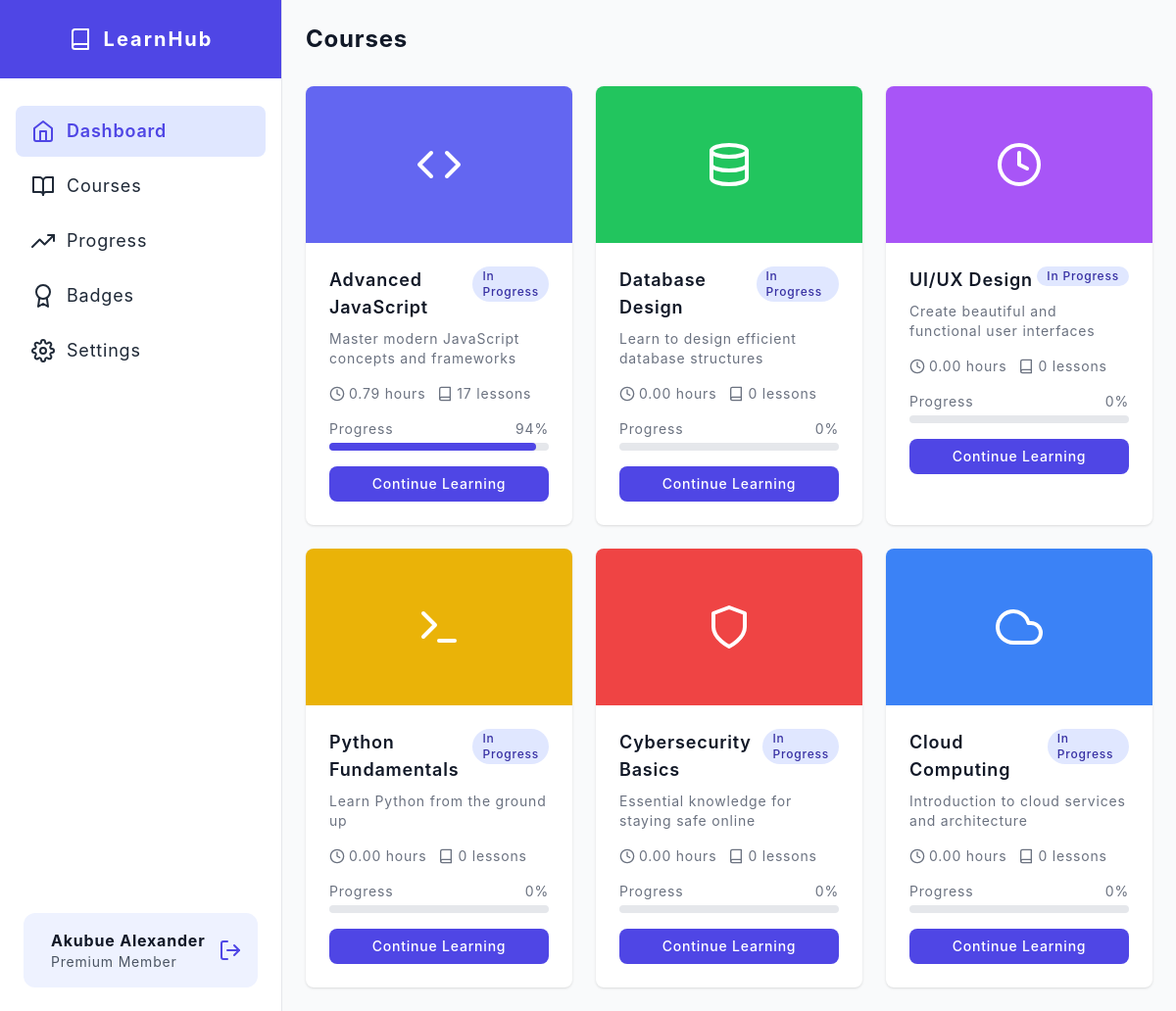
Page /course.php (signed in) on the committed database.
### tables this page shows
CREATE TABLE IF NOT EXISTS `user` (
  `id` int NOT NULL AUTO_INCREMENT,
  `fullName` varchar(45) NOT NULL,
  `email` varchar(45) NOT NULL,
  `pass` varchar(35) NOT NULL,
  `createdAt` timestamp NOT NULL DEFAULT CURRENT_TIMESTAMP,
  `otp` int NOT NULL,
  `verifiedStatus` tinyint NOT NULL DEFAULT '0',
  PRIMARY KEY (`id`),
  UNIQUE KEY `email` (`email`)
);

CREATE TABLE IF NOT EXISTS `course` (
  `id` int NOT NULL AUTO_INCREMENT,
  `title` varchar(25) NOT NULL,
  `des` text NOT NULL,
  `createdAt` timestamp NOT NULL DEFAULT CURRENT_TIMESTAMP,
  `icon` varchar(15) NOT NULL,
  `bg` varchar(15) NOT NULL,
  `level` varchar(25) NOT NULL,
  PRIMARY KEY (`id`)
);

### course.php (the view, shortened to what this page needs)
<?php
    include_once 'inc/database.php';
   $sql = "SELECT * FROM course";
    $stmt = $pdo->prepare($sql);
    $stmt->execute();
    $rows = $stmt->fetchAll();
include_once 'inc/head.php';
?>
<body class="bg-gray-50 h-screen overflow-hidden">
    <div class="flex h-full">
        <?php include_once 'inc/sidebar.php'; ?>
        <div class="flex flex-col flex-1 overflow-hidden">
            <div class="flex-1 overflow-auto p-6">
                <div class="max-w-7xl mx-auto">
                    <div class="flex flex-col md:flex-row md:items-center md:justify-between mb-8">
                        <h1 class="text-2xl font-bold text-gray-900">Courses</h1>
                    </div>
                    <div class="grid grid-cols-1 md:grid-cols-2 lg:grid-cols-3 gap-6">
                        <?php foreach($rows as $row):
                         $courseId = $row -> id;
                            $sql = "SELECT COUNT(*) AS lessonCount FROM lesson
                                    INNER JOIN section ON lesson.sectionId = section.id
                                    WHERE section.courseId = :courseId";
                            $stmt = $pdo->prepare($sql);
                            $stmt->bindParam(':courseId', $courseId);
                            $stmt->execute();
                            $lessonData = $stmt->fetchColumn();
                            $sqlTime = "SELECT ROUND(
                            IFNULL(SUM(TIME_TO_SEC(STR_TO_DATE(duration, '%i:%s'))) / 3600, 0), 2
                            ) AS totalHours
                            FROM lesson
                            INNER JOIN section ON lesson.sectionId = section.id
                            WHERE section.courseId = :courseId";
                                            $stmtTime = $pdo->prepare($sqlTime);
                            $stmtTime->bindParam(':courseId', $courseId);
                            $stmtTime->execute();
                            $totalDuration = $stmtTime->fetchColumn();
                            $sqlP = "SELECT COUNT(*)
                            FROM progress
                            WHERE courseId = :courseId
                            AND userId = :userId";
                        $stmtP = $pdo->prepare($sqlP);
                        $stmtP->execute([
                            ':courseId' => $courseId,
                            ':userId'   => $userId
                        ]);
                        $lessonP = $stmtP->fetchColumn();
                        if ($lessonData == 0) {
                        $percentage = 0;
                        } else {
                        $percentage = round(($lessonP / $lessonData) * 100);
                        }
                        ?>
                        <div class="bg-white rounded-lg shadow overflow-hidden">
                            <div class="h-40 <?php echo $row -> bg ?> flex items-center justify-center">
                                <i data-feather="<?php echo $row -> icon ?>" class="text-white w-12 h-12"></i>
                            </div>
                            <div class="p-6">
                                <div class="flex justify-between items-start">
                                    <h3 class="text-lg font-semibold text-gray-900 mb-2"><?php echo $row -> title ?>
                                    </h3>
                                    <span
                                        class="inline-flex items-center px-2.5 py-0.5 rounded-full text-xs font-medium bg-indigo-100 text-indigo-800">
                                        In Progress
                                    </span>
                                </div>
                                <p class="text-sm text-gray-500 mb-4"><?php echo $row -> des ?></p>
                                <div class="flex items-center text-sm text-gray-500 mb-4">
                                    <i data-feather="clock" class="w-4 h-4 mr-1"></i>
                                    <span> <?php echo $totalDuration ?> hours</span>
                                    <i data-feather="book" class="w-4 h-4 ml-3 mr-1"></i>
                                    <span><?php echo $lessonData ?> lessons</span>
                                </div>
                                <div class="mb-4">
                                    <div class="flex justify-between text-sm text-gray-500 mb-1">
                                        <span>Progress</span>
                                        <span><?php echo $percentage ?>%</span>
                                    </div>
                                    <div class="w-full bg-gray-200 rounded-full h-2">
                                        <div class="bg-indigo-600 h-2 rounded-full"
                                            style="width: <?php echo $percentage ?>%"></div>
                                    </div>
                                </div>
                                <button onclick="window.location.href='course-detail?title=<?php echo $row -> title ?>';"
                                    class="w-full px-4 py-2 bg-indigo-600 text-white text-sm font-medium rounded-lg hover:bg-indigo-700 focus:outline-none focus:ring-2 focus:ring-offset-2 focus:ring-indigo-500">
                                    Continue Learning
                                </button>
                            </div>
                        </div>
                        <?php endforeach; ?>
                    </div>
                </div>
            </div>
        </div>
    </div>
</body>
</html>

### inc/head.php (shortened to what this page needs)
<!DOCTYPE html>
<html lang="en" class="dyslexia-mode">
<head>
    <script src="https://cdn.tailwindcss.com"></script>
    <link href="https://unpkg.com/aos@2.3.1/dist/aos.css" rel="stylesheet">
</head>

### inc/sidebar.php
<?php
 $userId = $_SESSION['id'];
     $sqlUser = 'SELECT * FROM user  WHERE id = :id LIMIT 1';
    $stmtUser = $pdo->prepare($sqlUser);
    $stmtUser->execute(['id' => $userId ]);
    $rowUser = $stmtUser->fetch();
?>
        <div class="hidden md:flex md:flex-shrink-0">
            <div class="flex flex-col w-72 sidebar">
                <div class="flex items-center justify-center h-20 px-6 bg-indigo-600">
                    <div class="flex items-center">
                        <i data-feather="book" class="text-white mr-3 sidebar-icon"></i>
                        <span class="text-white font-bold text-xl letter-spacing-wide">LearnHub</span>
                    </div>
                </div>
                <div class="flex flex-col flex-grow px-4 py-6 overflow-y-auto">
                    <nav class="flex-1 space-y-1">
                        <a href="index" class="flex items-center sidebar-item active">
                            <i data-feather="home" class="sidebar-icon"></i>
                            <span class="text-lg">Dashboard</span>
                        </a>
                        <a href="course" class="flex items-center sidebar-item">
                            <i data-feather="book-open" class="sidebar-icon"></i>
                            <span class="text-lg">Courses</span>
                        </a>
                        <a href="progress" class="flex items-center sidebar-item">
                            <i data-feather="trending-up" class="sidebar-icon"></i>
                            <span class="text-lg">Progress</span>
                        </a>
                        <a href="badge" class="flex items-center sidebar-item">
                            <i data-feather="award" class="sidebar-icon"></i>
                            <span class="text-lg">Badges</span>
                        </a>
                        <a href="settings" class="flex items-center sidebar-item">
                            <i data-feather="settings" class="sidebar-icon"></i>
                            <span class="text-lg">Settings</span>
                        </a>
                    </nav>
                    <div class="mt-auto px-2">
                        <div class="p-4 mt-4 bg-indigo-50 rounded-xl">
                            <div class="flex items-center">
                                <div class="ml-3">
                                    <p class="text-base font-bold text-gray-900"><?php echo $rowUser -> fullName ?></p>
                                    <p class="text-sm text-gray-600">Premium Member</p>
                                </div>
                                <button onclick="location.href='logout'"
                                 class="ml-auto text-indigo-600 hover:text-indigo-800">
                                    <i data-feather="log-out"></i>
                                </button>
                            </div>
                        </div>
                    </div>
                </div>
            </div>
        </div>

### inc/head.php (style rules this page uses)
:root { --primary: #4F46E5; --secondary: #10B981; --dyslexia-bg: #F9F5FF; --dyslexia-text: #1F2937; }
body { font-family: 'Comic Neue', 'OpenDyslexic', sans-serif; line-height: 1.6; letter-spacing: 0.05em; color: var(--dyslexia-text); background-color: var(--dyslexia-bg); }
.dyslexia-mode { font-family: 'Comic Neue', 'OpenDyslexic', sans-serif; }
.sidebar { background-color: #FFFFFF; border-right: 1px solid #E5E7EB; }
.sidebar-item { transition: all 0.3s ease; border-radius: 0.5rem; padding: 0.75rem 1rem; margin: 0.25rem 0; }
.sidebar-item.active { background-color: #E0E7FF; color: #4F46E5; font-weight: 600; }
.sidebar-icon { width: 24px; height: 24px; margin-right: 12px; }
.letter-spacing-wide { letter-spacing: 0.1em; }

### course.php (style rules this page uses)
:root { --primary: #4F46E5; --secondary: #10B981; }
html, body { height: 100%; overflow: hidden; }
body { font-family: 'Inter', sans-serif; }

### rows in the picture
user: fullName "Akubue Alexander"
course: title "Advanced JavaScript", des "Master modern JavaScript concepts and frameworks", totalDuration "0.79", lessonData "17", percentage "94"
course: title "Database Design", des "Learn to design efficient database structures", totalDuration "0.00", lessonData "0", percentage "0"
course: title "UI/UX Design", des "Create beautiful and functional user interfaces", totalDuration "0.00", lessonData "0", percentage "0"
course: title "Python Fundamentals", des "Learn Python from the ground up", totalDuration "0.00", lessonData "0", percentage "0"
course: title "Cybersecurity Basics", des "Essential knowledge for staying safe online", totalDuration "0.00", lessonData "0", percentage "0"
course: title "Cloud Computing", des "Introduction to cloud services and architecture", totalDuration "0.00", lessonData "0", percentage "0"
